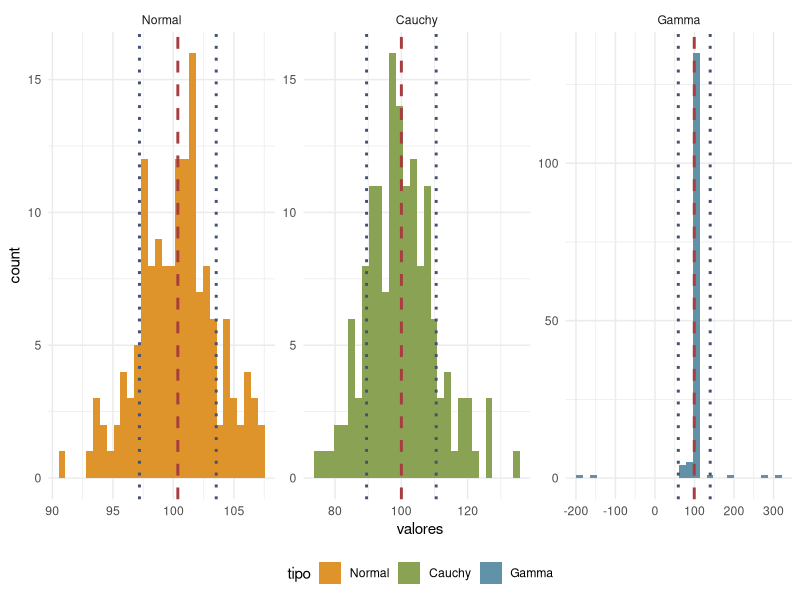
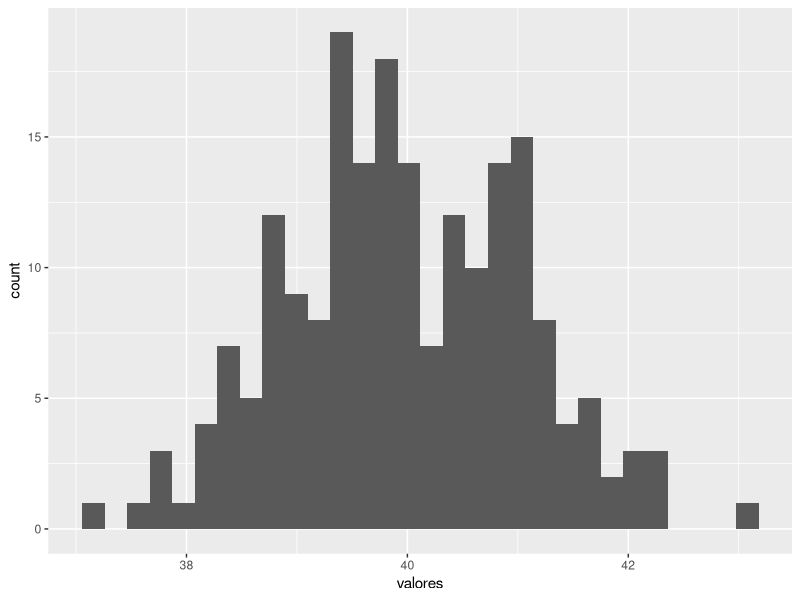
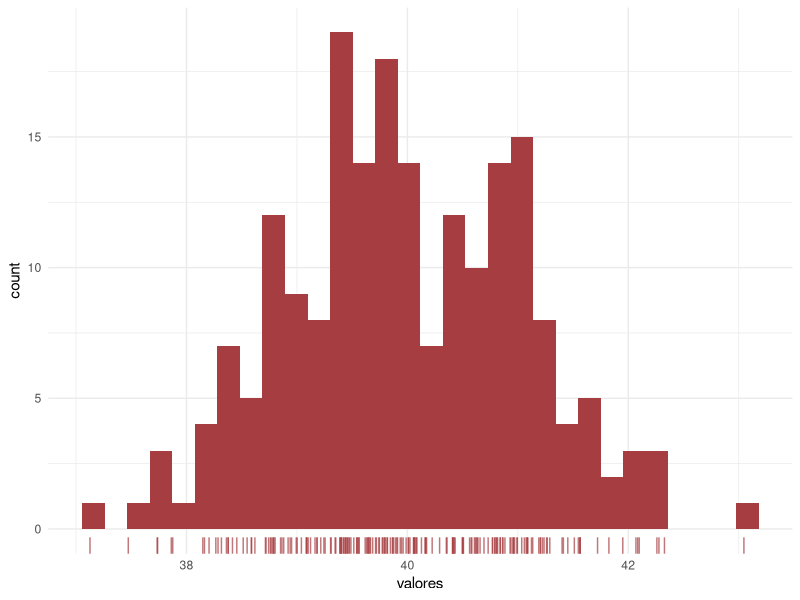
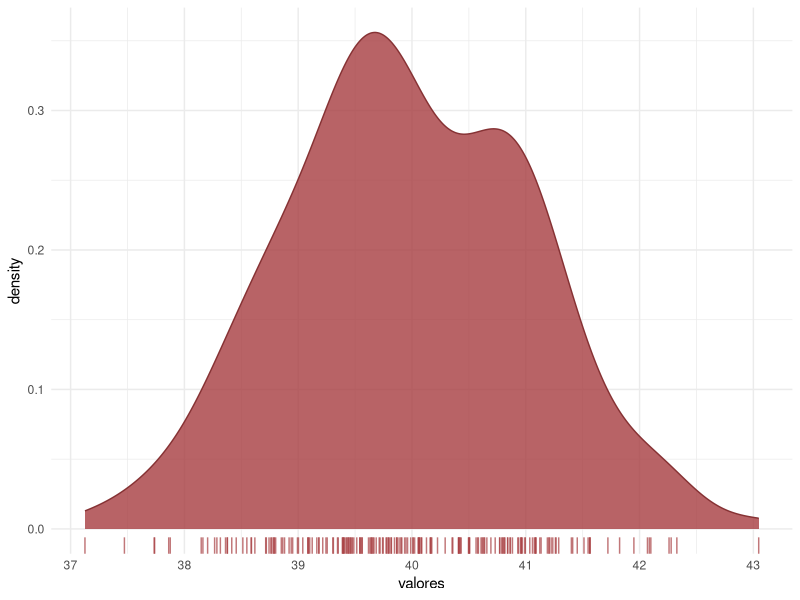

The R source for these figures, in order:
## ---- chunk 1
library(ggplot2)
library(dplyr)
## ---- chunk 2
set.seed(879)
comparar.distribuciones <- data.frame(
  tipo = factor(
    c(rep("Normal", 150), rep("Cauchy", 150), rep("Gamma", 150)),
    levels = c("Normal", "Cauchy", "Gamma")
  ), 
  valores = c(
    rnorm(n = 150, mean = 100, sd = 3),
    rgamma(n = 150, shape = 100),
    rcauchy(n = 150, location = 100)
  )
)
comparar.distribuciones %>% 
  group_by(tipo) %>% 
  mutate(
    dist.mean = mean(valores),
    upper.sd = mean(valores) + sd(valores),
    lower.sd = mean(valores) - sd(valores)
  ) %>% 
ggplot(aes(x = valores, fill = tipo)) +
  geom_histogram(bins = 30) +
  geom_vline(aes(xintercept = dist.mean), color = "#A63D40", linetype = "dashed", size = 1) +
  geom_vline(aes(xintercept = upper.sd), color = "#445174", linetype = "dotted", size = 1) +
  geom_vline(aes(xintercept = lower.sd), color = "#445174", linetype = "dotted", size = 1) +
  facet_wrap(~ tipo, scales = "free") +
  scale_fill_manual(values = c("#DE932B", "#89A253", "#6192A8")) +
  theme_minimal() +
  theme(legend.position="bottom")

## ---- chunk 3
set.seed(928) # definimos una semilla con fines de reproducibilidad
valores.normales <- data.frame(valores = rnorm(200, 40))
valores.normales
## ---- chunk 4
ggplot(valores.normales) +
  geom_histogram(aes(valores))
## ---- chunk 5
ggplot(valores.normales) +
  geom_histogram(aes(valores), fill = "#A63D40", bins = 30) +
  geom_rug(aes(valores), color = "#A63D40", alpha = 0.7) +
  theme_minimal()
## ---- chunk 6
ggplot(valores.normales) +
  geom_density(aes(valores), color = "#863234", fill = "#A63D40", bins = 30, alpha = 0.8) +
  geom_rug(aes(valores), color = "#A63D40", alpha = 0.7) +
  theme_minimal()
